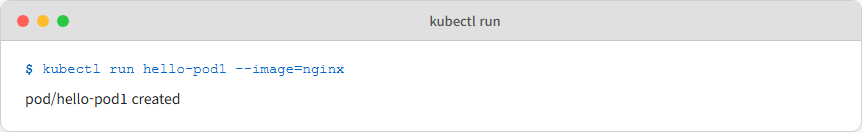
#> input picture projects/특이점이-온-개발자-도커-쿠버네티스/assets/01_kubectl-run-hello-pod1.png, 862 x 132 px
$ python trim-png.py ../assets/01_kubectl-run-hello-pod1.png 5
#> lines starting #> are read from the running program, lines starting #| are printed output that depends on the picture
"""흰 여백을 트림하고 균등한 여백을 추가한다.

사용: trim-png.py <png_path> [margin]
- margin 기본값: 12 (px)
- 결과는 같은 경로에 덮어씀
"""
import sys
from PIL import Image, ImageChops


def trim(image_path: str, margin: int = 12) -> None:
#> called with image_path = '../assets/01_kubectl-run-hello-pod1.png', margin = 5
    img = Image.open(image_path).convert("RGB")
#> img is the input picture: PIL image 862x132 RGB; mean R, G, B 242.2, 242.6, 242.8
    bg = Image.new("RGB", img.size, (255, 255, 255))
#> bg: PIL image 862x132 RGB; every value is 255
    diff = ImageChops.difference(img, bg)
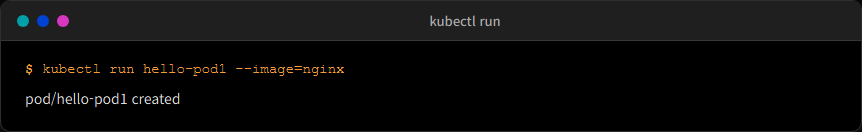
#> diff: PIL image 862x132 RGB; mean R, G, B 12.8, 12.4, 12.2
    bbox = diff.getbbox()
#> bbox = (0, 0, 862, 132)
    if bbox is None:
        return
    cropped = img.crop(bbox)
    final = Image.new("RGB", (cropped.width + 2 * margin, cropped.height + 2 * margin), (255, 255, 255))
#> final: PIL image 872x142 RGB; every value is 255
    final.paste(cropped, (margin, margin))
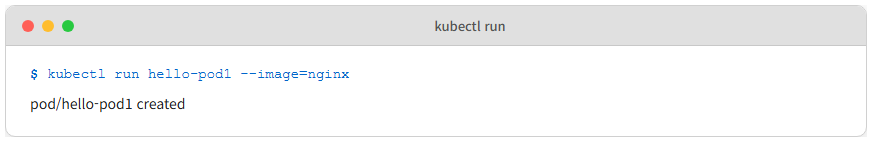
#> final: PIL image 872x142 RGB; mean R, G, B 243.2, 243.6, 243.8
    final.save(image_path, "PNG")


if __name__ == "__main__":
    if len(sys.argv) < 2:
        print("usage: trim-png.py <png_path> [margin]", file=sys.stderr)
        sys.exit(1)
    path = sys.argv[1]
    m = int(sys.argv[2]) if len(sys.argv) >= 3 else 12
    trim(path, m)

$ run again, on projects/특이점이-온-개발자-도커-쿠버네티스/assets/42_volume-pod-preserved.png
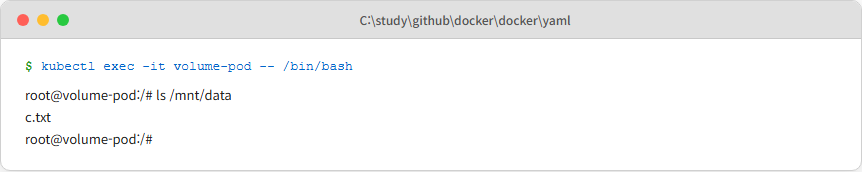
#> input picture projects/특이점이-온-개발자-도커-쿠버네티스/assets/42_volume-pod-preserved.png, 862 x 172 px
#> in trim, img is the input picture: PIL image 862x172 RGB; mean R, G, B 244.3, 244.6, 244.7
#> bg: PIL image 862x172 RGB; every value is 255
#> in trim, `diff = ImageChops.difference(img, bg)`:
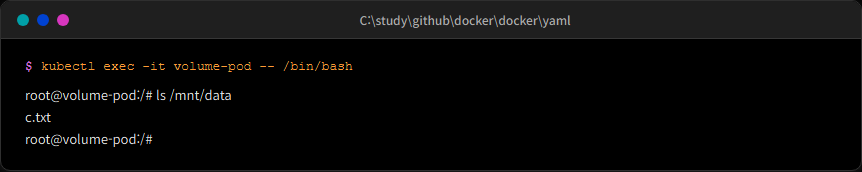
#> diff: PIL image 862x172 RGB; mean R, G, B 10.7, 10.4, 10.3
#> bbox = (0, 0, 862, 172)
#> in trim, `final.paste(cropped, (margin, margin))`:
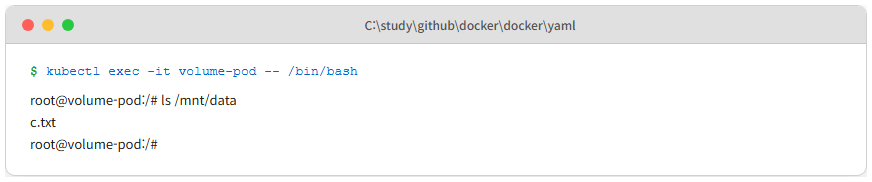
#> final: PIL image 872x182 RGB; mean R, G, B 245, 245.3, 245.4

$ run again, on projects/특이점이-온-개발자-도커-쿠버네티스/assets/k8s-step3.png
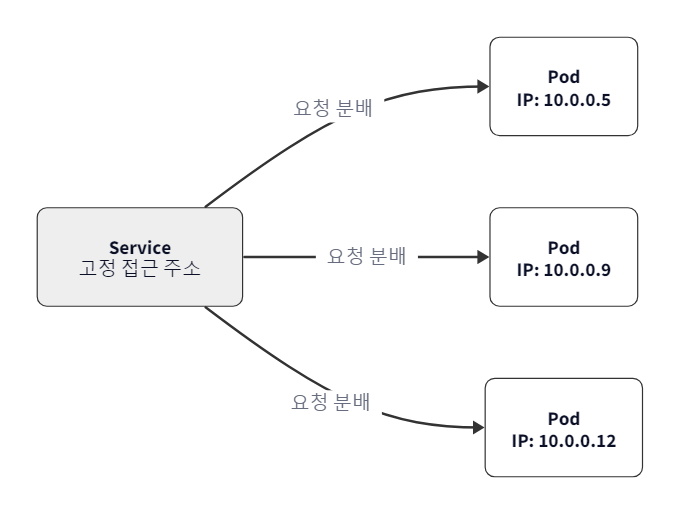
#> input picture projects/특이점이-온-개발자-도커-쿠버네티스/assets/k8s-step3.png, 680 x 514 px
#> bg: PIL image 680x514 RGB; every value is 255
#> in trim, `diff = ImageChops.difference(img, bg)`:
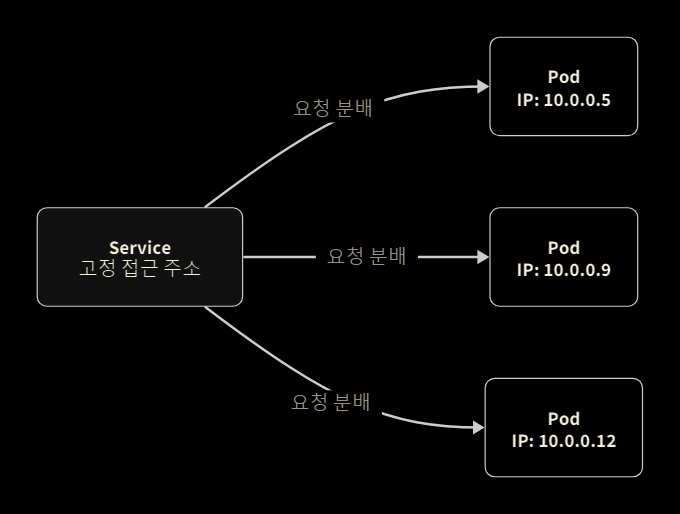
#> diff: PIL image 680x514 RGB; mean R, G, B 5.4, 5.4, 5.2
#> bbox = (36, 36, 644, 478)
#> in trim, `final.paste(cropped, (margin, margin))`:
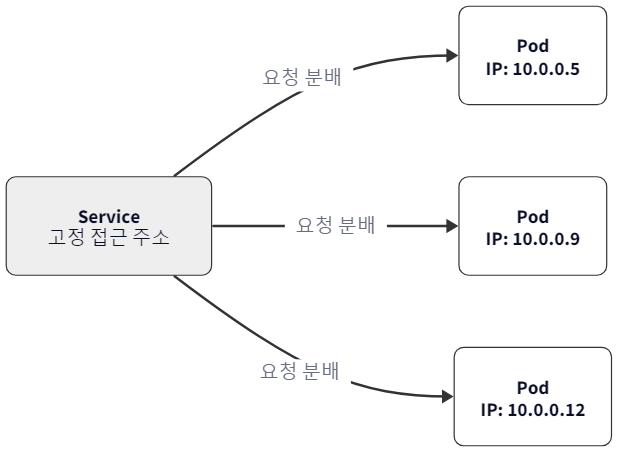
#> final: PIL image 618x452 RGB; mean R, G, B 248.2, 248.3, 248.5

$ run again, on projects/특이점이-온-개발자-도커-쿠버네티스/assets/k8s-step4.png
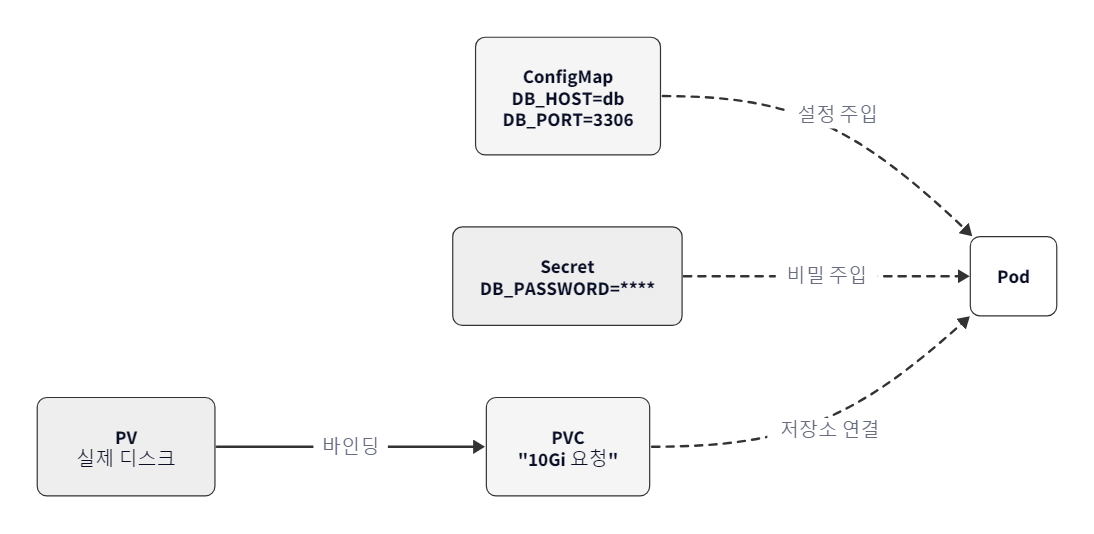
#> input picture projects/특이점이-온-개발자-도커-쿠버네티스/assets/k8s-step4.png, 1094 x 534 px
#> bg: PIL image 1094x534 RGB; every value is 255
#> in trim, `diff = ImageChops.difference(img, bg)`:
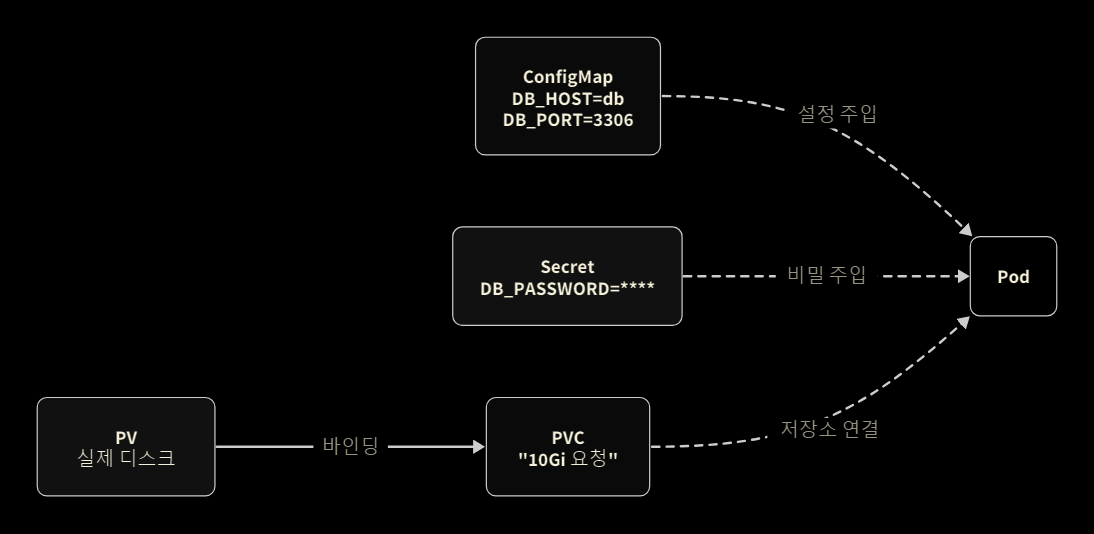
#> diff: PIL image 1094x534 RGB; mean R, G, B 5.4, 5.4, 5.2
#> bbox = (36, 36, 1058, 497)
#> in trim, `final.paste(cropped, (margin, margin))`:
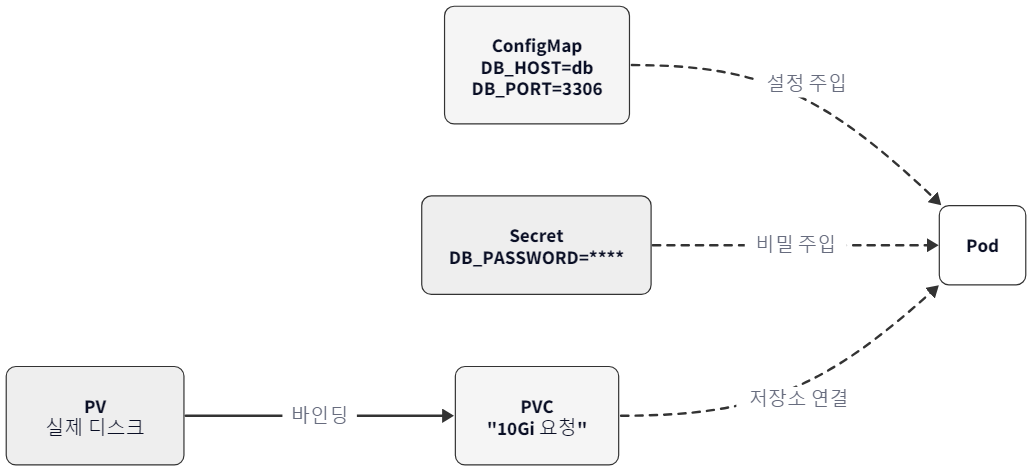
#> final: PIL image 1032x471 RGB; mean R, G, B 248.5, 248.6, 248.8
